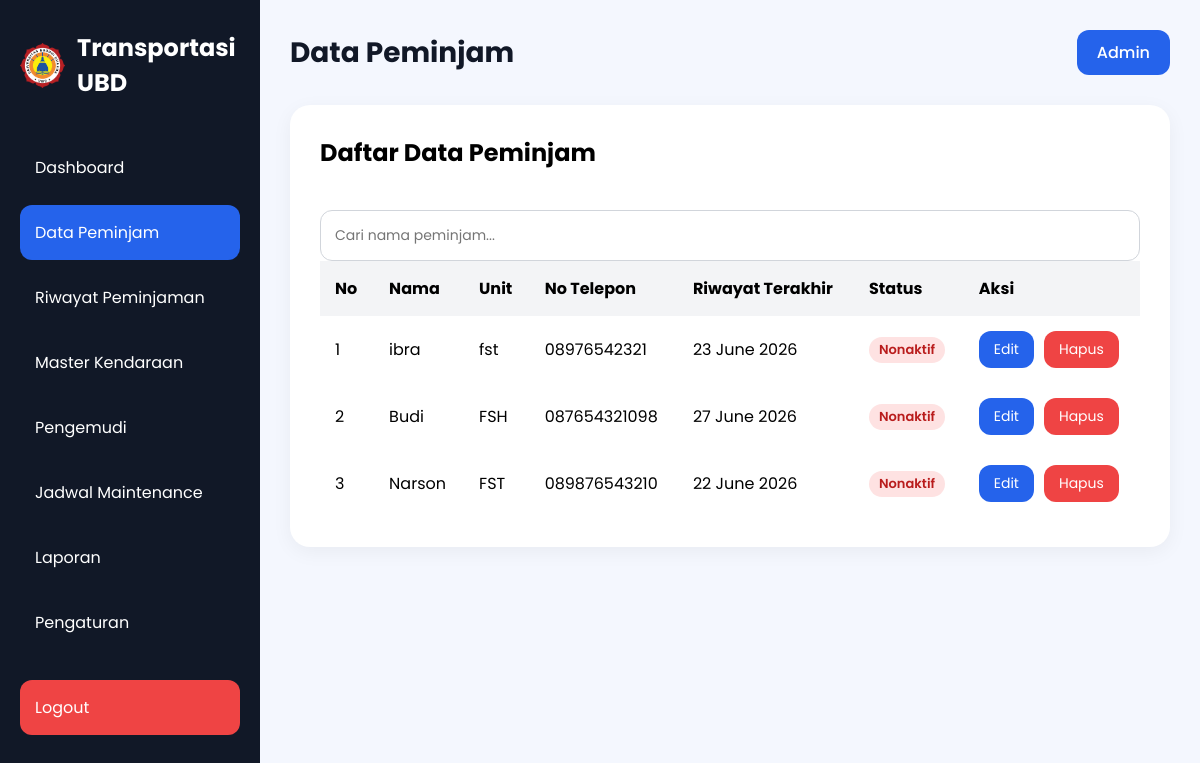
/data-peminjam.php (signed in), run on the app's committed database.
### tables this page shows
CREATE TABLE `data_peminjam` (
  `id` int(11) NOT NULL,
  `nama_peminjam` varchar(100) NOT NULL,
  `unit` varchar(100) NOT NULL,
  `no_telepon` varchar(20) NOT NULL,
  `status` enum('aktif','nonaktif') DEFAULT 'aktif',
  `created_at` timestamp NOT NULL DEFAULT current_timestamp()
);

CREATE TABLE `riwayat` (
  `id` int(11) NOT NULL,
  `nama_peminjam` varchar(100) NOT NULL,
  `kendaraan` varchar(100) NOT NULL,
  `pengemudi` varchar(100) NOT NULL,
  `tanggal_pinjam` date NOT NULL,
  `jam_berangkat` time NOT NULL,
  `tanggal_kembali` date NOT NULL,
  `jam_kembali` time NOT NULL,
  `keperluan` text NOT NULL,
  `tujuan` text NOT NULL,
  `status` enum('disetujui','pending','ditolak') DEFAULT 'pending',
  `created_at` timestamp NOT NULL DEFAULT current_timestamp()
);

### data-peminjam.php (the view, shortened to what this page needs)
<?php
require_once "config/koneksi.php";
$query = mysqli_query($conn, "
    SELECT *
    FROM data_peminjam
    ORDER BY id DESC
");
?>
<!DOCTYPE html>
<html lang="id">
<head>
    <link rel="stylesheet" href="style.css">
</head>
<body>
<div class="container">
    <div class="sidebar">
        <div class="logo">
    <img
        src="logo ubd.png"
        alt="Logo UBD"
        class="logo-img"
    >
    <h2>Transportasi UBD</h2>
</div>
        <ul class="menu">
            <li>
                <a href="index.php">Dashboard</a>
            </li>
            <li class="active">
                <a href="data-peminjam.php">Data Peminjam</a>
            </li>
            <li>
                <a href="riwayat.php">Riwayat Peminjaman</a>
            </li>
            <li>
                <a href="kendaraan.php">Master Kendaraan</a>
            </li>
            <li>
                <a href="pengemudi.php">Pengemudi</a>
            </li>
            <li>
                <a href="jadwal.php">Jadwal Maintenance</a>
            </li>
            <li>
                <a href="laporan.php">Laporan</a>
            </li>
            <li>
                <a href="pengaturan.php">Pengaturan</a>
            </li>
            <li class="logout-menu">
                <a href="proses/logout.php">Logout</a>
            </li>
        </ul>
    </div>
    <div class="main-content">
        <div class="navbar">
            <h1>Data Peminjam</h1>
            <div class="profile">
                <a href="LOGIN.php">Admin</a>
            </div>
        </div>
        <div class="table-container">
            <div style="
                display:flex;
                justify-content:space-between;
                align-items:center;
                margin-bottom:20px;
            ">
                <h2>Daftar Data Peminjam</h2>
            </div>
            <div class="input-group">
                <input
                type="text"
                id="searchInput"
                placeholder="Cari nama peminjam..."
>
        </div>
            <table>
                <thead>
                    <tr>
                        <th>No</th>
                        <th>Nama</th>
                        <th>Unit</th>
                        <th>No Telepon</th>
                        <th>Riwayat Terakhir</th>
                        <th>Status</th>
                        <th>Aksi</th>
                    </tr>
                </thead>
                <tbody id="dataPeminjam">
                    <?php
                    $no = 1;
                    while ($row = mysqli_fetch_assoc($query)) :
                    ?>
                    <?php
                    $nama = $row['nama_peminjam'];
                    $qRiwayat = mysqli_query($conn,"
                        SELECT tanggal_kembali, jam_kembali
                        FROM riwayat
                        WHERE nama_peminjam = '$nama'
                        ORDER BY id DESC
                        LIMIT 1
                    ");
                    $riwayat = mysqli_fetch_assoc($qRiwayat);
                    if($riwayat){
                        $batas_kembali = strtotime(
                            $riwayat['tanggal_kembali'] . ' ' .
                            $riwayat['jam_kembali']
                        );
                        $status = (time() <= $batas_kembali)
                            ? 'aktif'
                            : 'nonaktif';
                    }else{
                        $status = 'nonaktif';
                    }
                    ?>
                    <tr>
                        <td><?= $no++; ?></td>
                        <td><?= $row['nama_peminjam']; ?></td>
                        <td><?= $row['unit']; ?></td>
                        <td><?= $row['no_telepon']; ?></td>
                        <td>
                            <?php if ($riwayat) : ?>
                                <?= date('d F Y', strtotime($riwayat['tanggal_kembali'])) ?>
                            <?php else : ?>
                                -
                            <?php endif; ?>
                        </td>
                        <td>
                            <?php if ($status == 'aktif') : ?>
                                <span class="badge success">
                                    Aktif
                                </span>
                            <?php else : ?>
                                <span class="badge maintenance">
                                    Nonaktif
                                </span>
                            <?php endif; ?>
                        </td>
                        <td>
                            <div class="action-buttons">
                                <button style="
                                    width:auto;
                                    padding:8px 15px;
                                    font-size:14px;
                                    "class = "btn-1 btnEdit"
                                    data-id="<?= $row['id']; ?>"
                                    data-nama="<?= $row['nama_peminjam']; ?>"
                                    data-unit="<?= $row['unit']; ?>"
                                    data-telp="<?= $row['no_telepon']; ?>">
                                    Edit
                                </button>
                                <button
                                    style="
                                        width:auto;
                                        padding:8px 15px;
                                        font-size:14px;
                                        background:#ef4444;"
                                    class="btn-1 btnHapusPeminjam"
                                    data-id="<?= $row['id']; ?>"
                                    data-nama="<?= $row['nama_peminjam']; ?>"
                                >
                                    Hapus
                                </button>
                            </div>
                        </td>
                    </tr>
                    <?php endwhile; ?>
                </tbody>
            </table>
        </div>
    </div>
</div>
</body>
</html>

### style.css (style rules this page uses)
* { margin:0; padding:0; box-sizing:border-box; font-family:'Poppins', sans-serif; }
body { background:#f4f7fe; }
.container { display:flex; }
.sidebar { width:260px; height:100vh; background:#111827; color:white; padding:30px 20px; position:fixed; }
.logo { display:flex; align-items:center; gap:12px; margin-bottom:40px; }
.logo-img { width:45px; height:45px; object-fit:contain; }
.logo h2 { font-size:24px; }
.menu { list-style:none; }
.menu li { padding:15px; margin-bottom:10px; border-radius:12px; cursor:pointer; transition:0.3s; }
.menu .active { background:#2563eb; }
.main-content { margin-left:260px; width:100%; padding:30px; }
.navbar { display:flex; justify-content:space-between; align-items:center; margin-bottom:30px; }
.navbar h1 { font-size:28px; color:#111827; }
.profile { background:#2563eb; padding:10px 20px; border-radius:12px; }
.profile a { color:white; text-decoration:none; font-weight:500; display:block; }
.input-group { display:flex; flex-direction:column; width:100%; min-width:0; }
.input-group input, .input-group textarea, .input-group select { width:100%; max-width:100%; padding:14px; border:1px solid #d1d5db; border-radius:12px; outline:none; font-size:14px; box-sizing:border-box; }
.btn-1 { width:100%; padding:15px; border:none; background:#2563eb; color:white; border-radius:12px; font-size:16px; cursor:pointer; transition:0.3s; }
.table-container { background:white; padding:30px; border-radius:20px; box-shadow:0 5px 20px rgba(0,0,0,0.05); }
.table-container h2 { margin-bottom:20px; }
table { width:100%; border-collapse:collapse; }
table th, table td { padding:15px; text-align:left; }
table th { background:#f3f4f6; }
.menu li a { text-decoration: none; color: white; display: block; width: 100%; }
.action-buttons { display:flex; flex-direction:row; gap:10px; align-items:center; }
.logout-menu { margin-top:30px; background:#ef4444; border-radius:12px; }
.logout-menu a { color:white; text-decoration:none; display:block; }
.badge { display:inline-block; padding:5px 10px; border-radius:20px; font-size:13px; font-weight:600; line-height:1.2; }
.maintenance { background:#fee2e2; color:#b91c1c; }

### data on the page
data_peminjam: nama_peminjam "ibra", unit "fst", no_telepon "08976542321", riwayat.tanggal_kembali "23 June 2026"
data_peminjam: nama_peminjam "Budi", unit "FSH", no_telepon "087654321098", riwayat.tanggal_kembali "27 June 2026"
data_peminjam: nama_peminjam "Narson", unit "FST", no_telepon "089876543210", riwayat.tanggal_kembali "22 June 2026"
